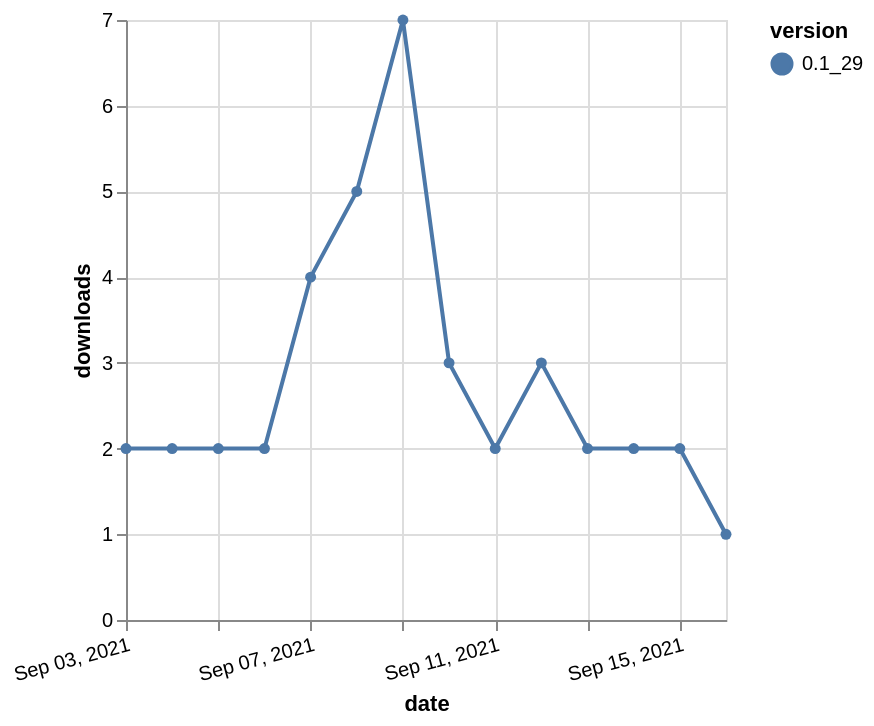

Describe this chart as a Vega-Lite specification.
### Vega-Lite specification from a JSON file in a GitHub repository (floating-point values rounded to 4 significant figures)
{"$schema": "https://vega.github.io/schema/vega-lite/v5.json", "description": "A simple bar chart with embedded data.", "data": {"values": [{"date": "2021-09-03", "total": 3833, "delta": 2, "version": "0.1_29"}, {"date": "2021-09-04", "total": 3835, "delta": 2, "version": "0.1_29"}, {"date": "2021-09-05", "total": 3837, "delta": 2, "version": "0.1_29"}, {"date": "2021-09-06", "total": 3839, "delta": 2, "version": "0.1_29"}, {"date": "2021-09-07", "total": 3843, "delta": 4, "version": "0.1_29"}, {"date": "2021-09-08", "total": 3848, "delta": 5, "version": "0.1_29"}, {"date": "2021-09-09", "total": 3855, "delta": 7, "version": "0.1_29"}, {"date": "2021-09-10", "total": 3858, "delta": 3, "version": "0.1_29"}, {"date": "2021-09-11", "total": 3860, "delta": 2, "version": "0.1_29"}, {"date": "2021-09-12", "total": 3863, "delta": 3, "version": "0.1_29"}, {"date": "2021-09-13", "total": 3865, "delta": 2, "version": "0.1_29"}, {"date": "2021-09-14", "total": 3867, "delta": 2, "version": "0.1_29"}, {"date": "2021-09-15", "total": 3869, "delta": 2, "version": "0.1_29"}, {"date": "2021-09-16", "total": 3870, "delta": 1, "version": "0.1_29"}]}, "width": "container", "mark": {"type": "line", "point": {"filled": true}}, "encoding": {"x": {"field": "date", "type": "temporal", "timeUnit": "yearmonthdate", "title": "date", "axis": {"labelAngle": -15}}, "y": {"field": "delta", "type": "quantitative", "title": "downloads"}, "color": {"field": "version", "type": "nominal"}, "tooltip": {"field": "delta"}}}
